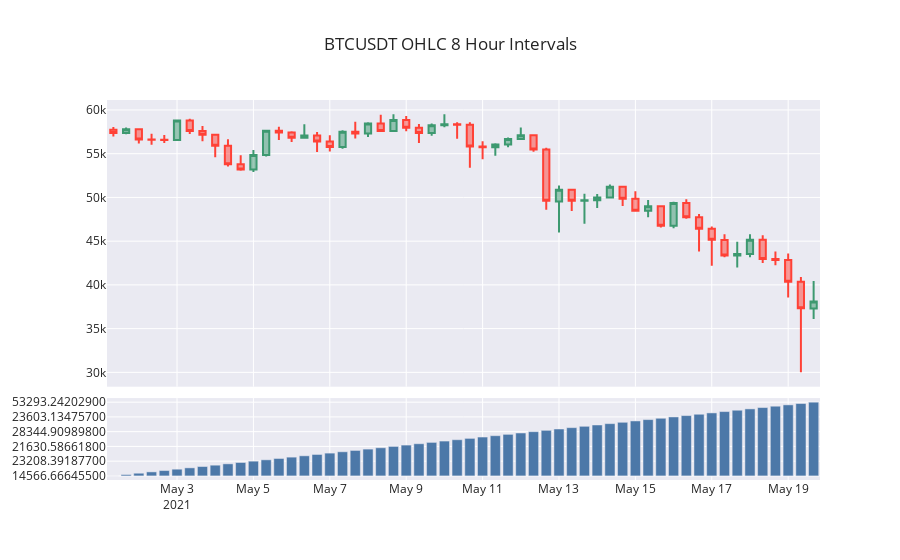

Here is the notebook cell this chart was saved with:
### Markdown cell above
These are the same prices as above.

### Code cell
df_pv = utils.get_klines(symbol="BTCUSDT", start_time="2021-05-01")
utils.make_price_volume_chart(df_pv, title="BTCUSDT OHLC 8 Hour Intervals")
